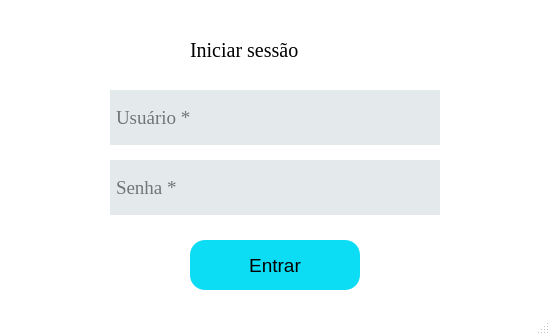
<?xml version="1.0" encoding="UTF-8"?>
<ui version="4.0">
 <class>MainWindow</class>
 <widget class="QMainWindow" name="MainWindow">
  <property name="geometry">
   <rect>
    <x>0</x>
    <y>0</y>
    <width>550</width>
    <height>335</height>
   </rect>
  </property>
  <property name="minimumSize">
   <size>
    <width>550</width>
    <height>335</height>
   </size>
  </property>
  <property name="maximumSize">
   <size>
    <width>550</width>
    <height>335</height>
   </size>
  </property>
  <property name="palette">
   <palette>
    <active>
     <colorrole role="WindowText">
      <brush brushstyle="SolidPattern">
       <color alpha="255">
        <red>0</red>
        <green>0</green>
        <blue>0</blue>
       </color>
      </brush>
     </colorrole>
     <colorrole role="Button">
      <brush brushstyle="SolidPattern">
       <color alpha="255">
        <red>39</red>
        <green>197</green>
        <blue>197</blue>
       </color>
      </brush>
     </colorrole>
     <colorrole role="Light">
      <brush brushstyle="SolidPattern">
       <color alpha="255">
        <red>255</red>
        <green>255</green>
        <blue>255</blue>
       </color>
      </brush>
     </colorrole>
     <colorrole role="Midlight">
      <brush brushstyle="SolidPattern">
       <color alpha="255">
        <red>255</red>
        <green>255</green>
        <blue>255</blue>
       </color>
      </brush>
     </colorrole>
     <colorrole role="Dark">
      <brush brushstyle="SolidPattern">
       <color alpha="255">
        <red>127</red>
        <green>127</green>
        <blue>127</blue>
       </color>
      </brush>
     </colorrole>
     <colorrole role="Mid">
      <brush brushstyle="SolidPattern">
       <color alpha="255">
        <red>170</red>
        <green>170</green>
        <blue>170</blue>
       </color>
      </brush>
     </colorrole>
     <colorrole role="Text">
      <brush brushstyle="SolidPattern">
       <color alpha="255">
        <red>0</red>
        <green>0</green>
        <blue>0</blue>
       </color>
      </brush>
     </colorrole>
     <colorrole role="BrightText">
      <brush brushstyle="SolidPattern">
       <color alpha="255">
        <red>255</red>
        <green>255</green>
        <blue>255</blue>
       </color>
      </brush>
     </colorrole>
     <colorrole role="ButtonText">
      <brush brushstyle="SolidPattern">
       <color alpha="255">
        <red>0</red>
        <green>0</green>
        <blue>0</blue>
       </color>
      </brush>
     </colorrole>
     <colorrole role="Base">
      <brush brushstyle="SolidPattern">
       <color alpha="255">
        <red>255</red>
        <green>255</green>
        <blue>255</blue>
       </color>
      </brush>
     </colorrole>
     <colorrole role="Window">
      <brush brushstyle="SolidPattern">
       <color alpha="255">
        <red>255</red>
        <green>255</green>
        <blue>255</blue>
       </color>
      </brush>
     </colorrole>
     <colorrole role="Shadow">
      <brush brushstyle="SolidPattern">
       <color alpha="255">
        <red>0</red>
        <green>0</green>
        <blue>0</blue>
       </color>
      </brush>
     </colorrole>
     <colorrole role="AlternateBase">
      <brush brushstyle="SolidPattern">
       <color alpha="255">
        <red>255</red>
        <green>255</green>
        <blue>255</blue>
       </color>
      </brush>
     </colorrole>
     <colorrole role="ToolTipBase">
      <brush brushstyle="SolidPattern">
       <color alpha="255">
        <red>255</red>
        <green>255</green>
        <blue>220</blue>
       </color>
      </brush>
     </colorrole>
     <colorrole role="ToolTipText">
      <brush brushstyle="SolidPattern">
       <color alpha="255">
        <red>0</red>
        <green>0</green>
        <blue>0</blue>
       </color>
      </brush>
     </colorrole>
     <colorrole role="PlaceholderText">
      <brush brushstyle="SolidPattern">
       <color alpha="128">
        <red>0</red>
        <green>0</green>
        <blue>0</blue>
       </color>
      </brush>
     </colorrole>
    </active>
    <inactive>
     <colorrole role="WindowText">
      <brush brushstyle="SolidPattern">
       <color alpha="255">
        <red>0</red>
        <green>0</green>
        <blue>0</blue>
       </color>
      </brush>
     </colorrole>
     <colorrole role="Button">
      <brush brushstyle="SolidPattern">
       <color alpha="255">
        <red>39</red>
        <green>197</green>
        <blue>197</blue>
       </color>
      </brush>
     </colorrole>
     <colorrole role="Light">
      <brush brushstyle="SolidPattern">
       <color alpha="255">
        <red>255</red>
        <green>255</green>
        <blue>255</blue>
       </color>
      </brush>
     </colorrole>
     <colorrole role="Midlight">
      <brush brushstyle="SolidPattern">
       <color alpha="255">
        <red>255</red>
        <green>255</green>
        <blue>255</blue>
       </color>
      </brush>
     </colorrole>
     <colorrole role="Dark">
      <brush brushstyle="SolidPattern">
       <color alpha="255">
        <red>127</red>
        <green>127</green>
        <blue>127</blue>
       </color>
      </brush>
     </colorrole>
     <colorrole role="Mid">
      <brush brushstyle="SolidPattern">
       <color alpha="255">
        <red>170</red>
        <green>170</green>
        <blue>170</blue>
       </color>
      </brush>
     </colorrole>
     <colorrole role="Text">
      <brush brushstyle="SolidPattern">
       <color alpha="255">
        <red>0</red>
        <green>0</green>
        <blue>0</blue>
       </color>
      </brush>
     </colorrole>
     <colorrole role="BrightText">
      <brush brushstyle="SolidPattern">
       <color alpha="255">
        <red>255</red>
        <green>255</green>
        <blue>255</blue>
       </color>
      </brush>
     </colorrole>
     <colorrole role="ButtonText">
      <brush brushstyle="SolidPattern">
       <color alpha="255">
        <red>0</red>
        <green>0</green>
        <blue>0</blue>
       </color>
      </brush>
     </colorrole>
     <colorrole role="Base">
      <brush brushstyle="SolidPattern">
       <color alpha="255">
        <red>255</red>
        <green>255</green>
        <blue>255</blue>
       </color>
      </brush>
     </colorrole>
     <colorrole role="Window">
      <brush brushstyle="SolidPattern">
       <color alpha="255">
        <red>255</red>
        <green>255</green>
        <blue>255</blue>
       </color>
      </brush>
     </colorrole>
     <colorrole role="Shadow">
      <brush brushstyle="SolidPattern">
       <color alpha="255">
        <red>0</red>
        <green>0</green>
        <blue>0</blue>
       </color>
      </brush>
     </colorrole>
     <colorrole role="AlternateBase">
      <brush brushstyle="SolidPattern">
       <color alpha="255">
        <red>255</red>
        <green>255</green>
        <blue>255</blue>
       </color>
      </brush>
     </colorrole>
     <colorrole role="ToolTipBase">
      <brush brushstyle="SolidPattern">
       <color alpha="255">
        <red>255</red>
        <green>255</green>
        <blue>220</blue>
       </color>
      </brush>
     </colorrole>
     <colorrole role="ToolTipText">
      <brush brushstyle="SolidPattern">
       <color alpha="255">
        <red>0</red>
        <green>0</green>
        <blue>0</blue>
       </color>
      </brush>
     </colorrole>
     <colorrole role="PlaceholderText">
      <brush brushstyle="SolidPattern">
       <color alpha="128">
        <red>0</red>
        <green>0</green>
        <blue>0</blue>
       </color>
      </brush>
     </colorrole>
    </inactive>
    <disabled>
     <colorrole role="WindowText">
      <brush brushstyle="SolidPattern">
       <color alpha="255">
        <red>127</red>
        <green>127</green>
        <blue>127</blue>
       </color>
      </brush>
     </colorrole>
     <colorrole role="Button">
      <brush brushstyle="SolidPattern">
       <color alpha="255">
        <red>39</red>
        <green>197</green>
        <blue>197</blue>
       </color>
      </brush>
     </colorrole>
     <colorrole role="Light">
      <brush brushstyle="SolidPattern">
       <color alpha="255">
        <red>255</red>
        <green>255</green>
        <blue>255</blue>
       </color>
      </brush>
     </colorrole>
     <colorrole role="Midlight">
      <brush brushstyle="SolidPattern">
       <color alpha="255">
        <red>255</red>
        <green>255</green>
        <blue>255</blue>
       </color>
      </brush>
     </colorrole>
     <colorrole role="Dark">
      <brush brushstyle="SolidPattern">
       <color alpha="255">
        <red>127</red>
        <green>127</green>
        <blue>127</blue>
       </color>
      </brush>
     </colorrole>
     <colorrole role="Mid">
      <brush brushstyle="SolidPattern">
       <color alpha="255">
        <red>170</red>
        <green>170</green>
        <blue>170</blue>
       </color>
      </brush>
     </colorrole>
     <colorrole role="Text">
      <brush brushstyle="SolidPattern">
       <color alpha="255">
        <red>127</red>
        <green>127</green>
        <blue>127</blue>
       </color>
      </brush>
     </colorrole>
     <colorrole role="BrightText">
      <brush brushstyle="SolidPattern">
       <color alpha="255">
        <red>255</red>
        <green>255</green>
        <blue>255</blue>
       </color>
      </brush>
     </colorrole>
     <colorrole role="ButtonText">
      <brush brushstyle="SolidPattern">
       <color alpha="255">
        <red>127</red>
        <green>127</green>
        <blue>127</blue>
       </color>
      </brush>
     </colorrole>
     <colorrole role="Base">
      <brush brushstyle="SolidPattern">
       <color alpha="255">
        <red>255</red>
        <green>255</green>
        <blue>255</blue>
       </color>
      </brush>
     </colorrole>
     <colorrole role="Window">
      <brush brushstyle="SolidPattern">
       <color alpha="255">
        <red>255</red>
        <green>255</green>
        <blue>255</blue>
       </color>
      </brush>
     </colorrole>
     <colorrole role="Shadow">
      <brush brushstyle="SolidPattern">
       <color alpha="255">
        <red>0</red>
        <green>0</green>
        <blue>0</blue>
       </color>
      </brush>
     </colorrole>
     <colorrole role="AlternateBase">
      <brush brushstyle="SolidPattern">
       <color alpha="255">
        <red>255</red>
        <green>255</green>
        <blue>255</blue>
       </color>
      </brush>
     </colorrole>
     <colorrole role="ToolTipBase">
      <brush brushstyle="SolidPattern">
       <color alpha="255">
        <red>255</red>
        <green>255</green>
        <blue>220</blue>
       </color>
      </brush>
     </colorrole>
     <colorrole role="ToolTipText">
      <brush brushstyle="SolidPattern">
       <color alpha="255">
        <red>0</red>
        <green>0</green>
        <blue>0</blue>
       </color>
      </brush>
     </colorrole>
     <colorrole role="PlaceholderText">
      <brush brushstyle="SolidPattern">
       <color alpha="128">
        <red>0</red>
        <green>0</green>
        <blue>0</blue>
       </color>
      </brush>
     </colorrole>
    </disabled>
   </palette>
  </property>
  <property name="windowTitle">
   <string>MainWindow</string>
  </property>
  <property name="styleSheet">
   <string notr="true"/>
  </property>
  <widget class="QWidget" name="centralwidget">
   <widget class="QLineEdit" name="usuario_input">
    <property name="geometry">
     <rect>
      <x>110</x>
      <y>90</y>
      <width>330</width>
      <height>55</height>
     </rect>
    </property>
    <property name="font">
     <font>
      <family>Georgia</family>
      <pointsize>14</pointsize>
     </font>
    </property>
    <property name="autoFillBackground">
     <bool>false</bool>
    </property>
    <property name="styleSheet">
     <string notr="true">border-radius:6 px;
background-color: #e4eaeb;
padding: 4px;

</string>
    </property>
    <property name="placeholderText">
     <string>Usuário *</string>
    </property>
   </widget>
   <widget class="QLabel" name="titulo">
    <property name="geometry">
     <rect>
      <x>190</x>
      <y>40</y>
      <width>151</width>
      <height>20</height>
     </rect>
    </property>
    <property name="font">
     <font>
      <family>Georgia</family>
      <pointsize>15</pointsize>
     </font>
    </property>
    <property name="text">
     <string>Iniciar sessão</string>
    </property>
   </widget>
   <widget class="QLineEdit" name="senha_input">
    <property name="geometry">
     <rect>
      <x>110</x>
      <y>160</y>
      <width>330</width>
      <height>55</height>
     </rect>
    </property>
    <property name="font">
     <font>
      <family>Georgia</family>
      <pointsize>14</pointsize>
     </font>
    </property>
    <property name="styleSheet">
     <string notr="true">border-radius:6 px;
background-color: #e4eaeb;
padding: 4px;

</string>
    </property>
    <property name="echoMode">
     <enum>QLineEdit::Password</enum>
    </property>
    <property name="placeholderText">
     <string>Senha *</string>
    </property>
   </widget>
   <widget class="QPushButton" name="entrar_btn">
    <property name="geometry">
     <rect>
      <x>190</x>
      <y>240</y>
      <width>170</width>
      <height>50</height>
     </rect>
    </property>
    <property name="palette">
     <palette>
      <active>
       <colorrole role="Button">
        <brush brushstyle="SolidPattern">
         <color alpha="255">
          <red>12</red>
          <green>221</green>
          <blue>245</blue>
         </color>
        </brush>
       </colorrole>
       <colorrole role="Base">
        <brush brushstyle="SolidPattern">
         <color alpha="255">
          <red>12</red>
          <green>221</green>
          <blue>245</blue>
         </color>
        </brush>
       </colorrole>
       <colorrole role="Window">
        <brush brushstyle="SolidPattern">
         <color alpha="255">
          <red>12</red>
          <green>221</green>
          <blue>245</blue>
         </color>
        </brush>
       </colorrole>
      </active>
      <inactive>
       <colorrole role="Button">
        <brush brushstyle="SolidPattern">
         <color alpha="255">
          <red>12</red>
          <green>221</green>
          <blue>245</blue>
         </color>
        </brush>
       </colorrole>
       <colorrole role="Base">
        <brush brushstyle="SolidPattern">
         <color alpha="255">
          <red>12</red>
          <green>221</green>
          <blue>245</blue>
         </color>
        </brush>
       </colorrole>
       <colorrole role="Window">
        <brush brushstyle="SolidPattern">
         <color alpha="255">
          <red>12</red>
          <green>221</green>
          <blue>245</blue>
         </color>
        </brush>
       </colorrole>
      </inactive>
      <disabled>
       <colorrole role="Button">
        <brush brushstyle="SolidPattern">
         <color alpha="255">
          <red>12</red>
          <green>221</green>
          <blue>245</blue>
         </color>
        </brush>
       </colorrole>
       <colorrole role="Base">
        <brush brushstyle="SolidPattern">
         <color alpha="255">
          <red>12</red>
          <green>221</green>
          <blue>245</blue>
         </color>
        </brush>
       </colorrole>
       <colorrole role="Window">
        <brush brushstyle="SolidPattern">
         <color alpha="255">
          <red>12</red>
          <green>221</green>
          <blue>245</blue>
         </color>
        </brush>
       </colorrole>
      </disabled>
     </palette>
    </property>
    <property name="font">
     <font>
      <pointsize>14</pointsize>
     </font>
    </property>
    <property name="styleSheet">
     <string notr="true">background-color:#0cddf5;
border-width: 2px;
border-radius: 15px;
padding: 4px;;</string>
    </property>
    <property name="text">
     <string>Entrar</string>
    </property>
    <property name="checkable">
     <bool>false</bool>
    </property>
   </widget>
  </widget>
  <widget class="QMenuBar" name="menubar">
   <property name="geometry">
    <rect>
     <x>0</x>
     <y>0</y>
     <width>550</width>
     <height>25</height>
    </rect>
   </property>
  </widget>
  <widget class="QStatusBar" name="statusbar"/>
 </widget>
 <resources/>
 <connections/>
</ui>
